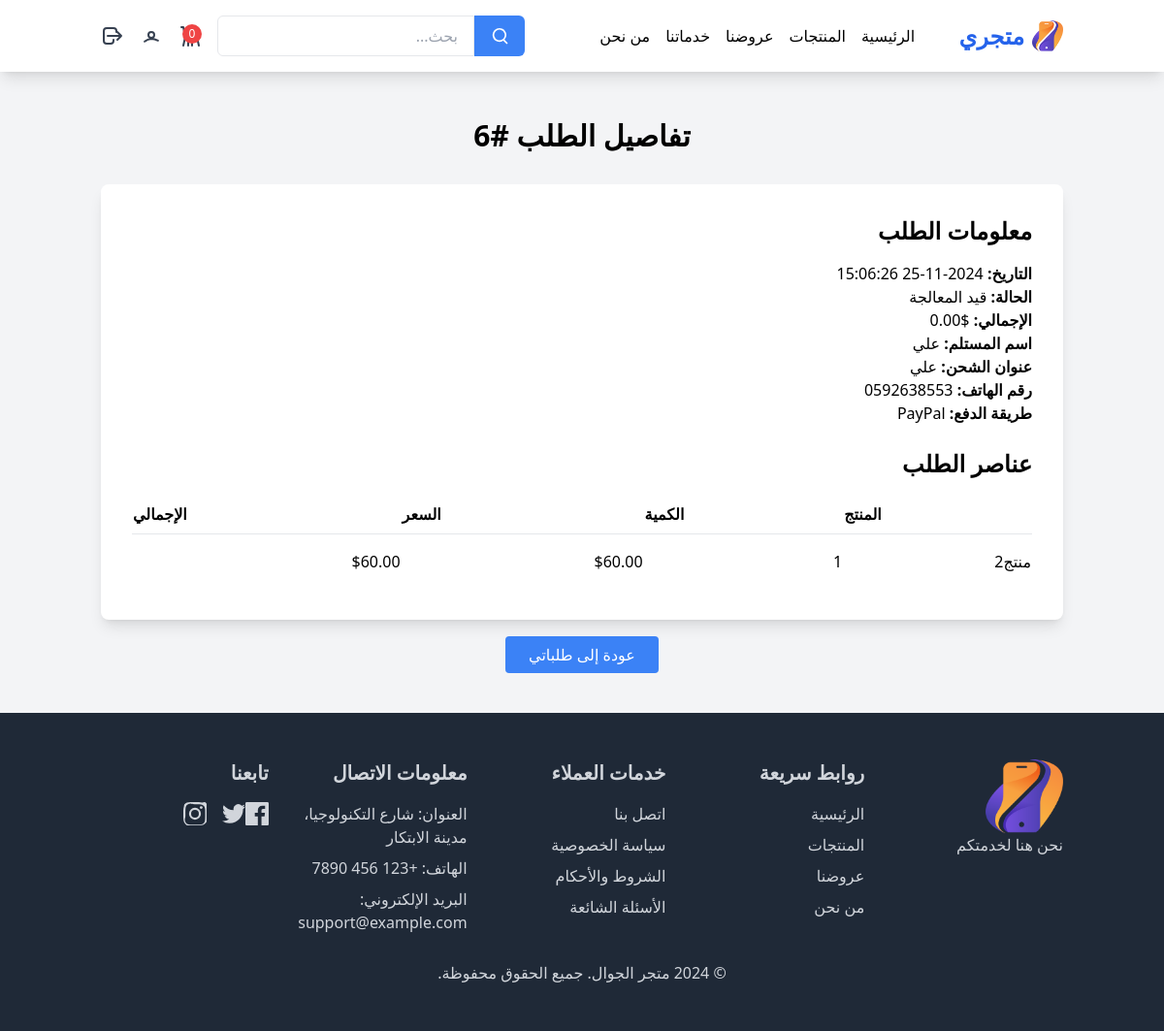
The app's page /order-details.php?order_id=6 (signed in) with its own data.
### tables this page shows
CREATE TABLE `orders` (
  `id` int NOT NULL,
  `user_id` int NOT NULL,
  `full_name` varchar(255) NOT NULL,
  `shipping_address` text NOT NULL,
  `phone_number` varchar(20) NOT NULL,
  `payment_method` varchar(50) NOT NULL,
  `total_amount` decimal(10,2) NOT NULL,
  `status` enum('قيد المعالجة','مكتمل','ملغى') DEFAULT 'قيد المعالجة',
  `created_at` timestamp NULL DEFAULT CURRENT_TIMESTAMP
);

CREATE TABLE `order_items` (
  `id` int NOT NULL,
  `order_id` int NOT NULL,
  `product_id` int NOT NULL,
  `quantity` int NOT NULL,
  `price` decimal(10,2) NOT NULL
);

CREATE TABLE `products` (
  `id` int NOT NULL,
  `category_id` int NOT NULL,
  `name` varchar(255) NOT NULL,
  `description` text,
  `price` decimal(10,2) NOT NULL,
  `image_url` varchar(255) DEFAULT NULL,
  `stock` int DEFAULT '0',
  `created_at` timestamp NULL DEFAULT CURRENT_TIMESTAMP
);

### order-details.php (the view, shortened to what this page needs)
<?php
require 'config.php';
$order_id = intval($_GET['order_id']);
$stmt = $conn->prepare("SELECT id, created_at, status, total_amount, full_name, shipping_address, phone_number, payment_method FROM orders WHERE id = ? AND user_id = ?");
$stmt->bind_param("ii", $order_id, $_SESSION['user_id']);
$stmt->execute();
$result = $stmt->get_result();
$order = $result->fetch_assoc();
$stmt = $conn->prepare("SELECT products.name, order_items.quantity, order_items.price FROM order_items JOIN products ON order_items.product_id = products.id WHERE order_items.order_id = ?");
$stmt->bind_param("i", $order_id);
$stmt->execute();
$result = $stmt->get_result();
$order_items = $result->fetch_all(MYSQLI_ASSOC);
?>
<!DOCTYPE html>
<html lang="ar" dir="rtl">
<head>
    <script src="https://cdn.tailwindcss.com"></script>
</head>
<body class="bg-gray-100">
    <?php include 'navbar.php'; ?>
    <section class="py-12">
        <div class="container mx-auto px-4">
            <h2 class="text-3xl font-bold text-center mb-8">تفاصيل الطلب #<?php echo htmlspecialchars($order['id']); ?></h2>
            <div class="bg-white p-8 rounded-lg shadow-lg">
                <div class="mb-6">
                    <h3 class="text-2xl font-semibold mb-4">معلومات الطلب</h3>
                    <p><strong>التاريخ:</strong> <?php echo htmlspecialchars($order['created_at']); ?></p>
                    <p><strong>الحالة:</strong> <?php echo htmlspecialchars($order['status']); ?></p>
                    <p><strong>الإجمالي:</strong> $<?php echo number_format($order['total_amount'], 2); ?></p>
                    <p><strong>اسم المستلم:</strong> <?php echo htmlspecialchars($order['full_name']); ?></p>
                    <p><strong>عنوان الشحن:</strong> <?php echo nl2br(htmlspecialchars($order['shipping_address'])); ?></p>
                    <p><strong>رقم الهاتف:</strong> <?php echo htmlspecialchars($order['phone_number']); ?></p>
                    <p><strong>طريقة الدفع:</strong> <?php echo htmlspecialchars($order['payment_method']); ?></p>
                </div>
                <div>
                    <h3 class="text-2xl font-semibold mb-4">عناصر الطلب</h3>
                    <table class="w-full">
                        <thead>
                            <tr class="text-left border-b">
                                <th class="py-2">المنتج</th>
                                <th class="py-2">الكمية</th>
                                <th class="py-2">السعر</th>
                                <th class="py-2">الإجمالي</th>
                            </tr>
                        </thead>
                        <tbody>
                            <?php foreach($order_items as $item): ?>
                                <tr class="border-t">
                                    <td class="py-4"><?php echo htmlspecialchars($item['name']); ?></td>
                                    <td class="py-4"><?php echo htmlspecialchars($item['quantity']); ?></td>
                                    <td class="py-4">$<?php echo number_format($item['price'], 2); ?></td>
                                    <td class="py-4">$<?php echo number_format($item['price'] * $item['quantity'], 2); ?></td>
                                </tr>
                            <?php endforeach; ?>
                        </tbody>
                    </table>
                </div>
            </div>
            <div class="text-center mt-6">
                <a href="orders.php" class="bg-blue-500 text-white px-6 py-2 rounded">عودة إلى طلباتي</a>
            </div>
        </div>
    </section>
    <?php include 'footer.php'; ?>
</body>
</html>

### records on screen
orders: id "6", created_at "2024-11-25 15:06:26", status "قيد المعالجة", total_amount "0.00", full_name "علي", shipping_address "علي", phone_number "0592638553", payment_method "PayPal"
order_items: product.name "منتج2", quantity "1", price "60.00", $item['price']*$item['quantity'] "60.00"

### other values on screen
$cart_count "0"
